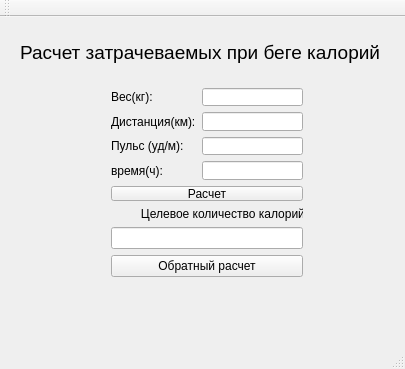
<?xml version="1.0" encoding="UTF-8"?>
<ui version="4.0">
 <class>MainWindow</class>
 <widget class="QMainWindow" name="MainWindow">
  <property name="geometry">
   <rect>
    <x>0</x>
    <y>0</y>
    <width>405</width>
    <height>369</height>
   </rect>
  </property>
  <property name="windowTitle">
   <string>MainWindow</string>
  </property>
  <widget class="QWidget" name="centralWidget">
   <widget class="QLabel" name="label_nazvanie">
    <property name="geometry">
     <rect>
      <x>20</x>
      <y>20</y>
      <width>381</width>
      <height>31</height>
     </rect>
    </property>
    <property name="font">
     <font>
      <pointsize>14</pointsize>
     </font>
    </property>
    <property name="text">
     <string>Расчет затрачеваемых при беге калорий</string>
    </property>
   </widget>
   <widget class="QWidget" name="">
    <property name="geometry">
     <rect>
      <x>100</x>
      <y>60</y>
      <width>214</width>
      <height>211</height>
     </rect>
    </property>
    <layout class="QVBoxLayout" name="verticalLayout_4">
     <item>
      <layout class="QFormLayout" name="formLayout">
       <item row="0" column="0">
        <widget class="QLabel" name="label_ves">
         <property name="text">
          <string>Вес(кг):</string>
         </property>
        </widget>
       </item>
       <item row="0" column="1">
        <widget class="QLineEdit" name="txtves">
         <property name="text">
          <string/>
         </property>
        </widget>
       </item>
       <item row="1" column="0">
        <widget class="QLabel" name="label_dist">
         <property name="text">
          <string>Дистанция(км):</string>
         </property>
        </widget>
       </item>
       <item row="1" column="1">
        <widget class="QLineEdit" name="txtdist">
         <property name="text">
          <string/>
         </property>
        </widget>
       </item>
       <item row="2" column="0">
        <widget class="QLabel" name="label_puls">
         <property name="text">
          <string>Пульс (уд/м):</string>
         </property>
        </widget>
       </item>
       <item row="2" column="1">
        <widget class="QLineEdit" name="txtpuls"/>
       </item>
       <item row="3" column="0">
        <widget class="QLabel" name="label_vremya">
         <property name="text">
          <string>время(ч):</string>
         </property>
        </widget>
       </item>
       <item row="3" column="1">
        <widget class="QLineEdit" name="txtvremya"/>
       </item>
      </layout>
     </item>
     <item>
      <layout class="QVBoxLayout" name="verticalLayout_3">
       <item>
        <layout class="QVBoxLayout" name="verticalLayout_2">
         <item>
          <layout class="QVBoxLayout" name="verticalLayout">
           <item>
            <widget class="QPushButton" name="pushButton_rascet">
             <property name="text">
              <string>Расчет</string>
             </property>
            </widget>
           </item>
           <item>
            <widget class="QLabel" name="label_kol_kolor">
             <property name="text">
              <string>         Целевое количество калорий:</string>
             </property>
            </widget>
           </item>
          </layout>
         </item>
         <item>
          <widget class="QLineEdit" name="txtkolkolor"/>
         </item>
        </layout>
       </item>
       <item>
        <widget class="QPushButton" name="pushButton_obrt_rascet">
         <property name="text">
          <string>Обратный расчет</string>
         </property>
        </widget>
       </item>
      </layout>
     </item>
    </layout>
   </widget>
  </widget>
  <widget class="QMenuBar" name="menuBar">
   <property name="geometry">
    <rect>
     <x>0</x>
     <y>0</y>
     <width>405</width>
     <height>21</height>
    </rect>
   </property>
  </widget>
  <widget class="QToolBar" name="mainToolBar">
   <attribute name="toolBarArea">
    <enum>TopToolBarArea</enum>
   </attribute>
   <attribute name="toolBarBreak">
    <bool>false</bool>
   </attribute>
  </widget>
  <widget class="QStatusBar" name="statusBar"/>
 </widget>
 <layoutdefault spacing="6" margin="11"/>
 <resources/>
 <connections/>
</ui>
